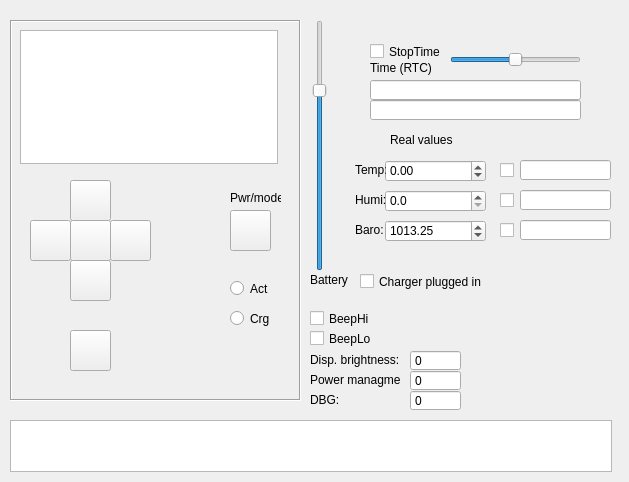
<?xml version="1.0" encoding="UTF-8"?>
<ui version="4.0">
 <class>mainw</class>
 <widget class="QMainWindow" name="mainw">
  <property name="geometry">
   <rect>
    <x>0</x>
    <y>0</y>
    <width>629</width>
    <height>482</height>
   </rect>
  </property>
  <property name="windowTitle">
   <string>mainw</string>
  </property>
  <widget class="QWidget" name="centralWidget">
   <widget class="QSpinBox" name="num_disp_brightness">
    <property name="geometry">
     <rect>
      <x>410</x>
      <y>350</y>
      <width>51</width>
      <height>21</height>
     </rect>
    </property>
    <property name="frame">
     <bool>true</bool>
    </property>
    <property name="readOnly">
     <bool>true</bool>
    </property>
    <property name="buttonSymbols">
     <enum>QAbstractSpinBox::NoButtons</enum>
    </property>
    <property name="maximum">
     <number>256</number>
    </property>
   </widget>
   <widget class="QLabel" name="label_4">
    <property name="geometry">
     <rect>
      <x>310</x>
      <y>350</y>
      <width>91</width>
      <height>20</height>
     </rect>
    </property>
    <property name="text">
     <string>Disp. brightness:</string>
    </property>
   </widget>
   <widget class="QSpinBox" name="num_pwr_mng">
    <property name="geometry">
     <rect>
      <x>410</x>
      <y>370</y>
      <width>51</width>
      <height>21</height>
     </rect>
    </property>
    <property name="frame">
     <bool>true</bool>
    </property>
    <property name="readOnly">
     <bool>true</bool>
    </property>
    <property name="buttonSymbols">
     <enum>QAbstractSpinBox::NoButtons</enum>
    </property>
    <property name="maximum">
     <number>256</number>
    </property>
   </widget>
   <widget class="QLabel" name="label_5">
    <property name="geometry">
     <rect>
      <x>310</x>
      <y>370</y>
      <width>91</width>
      <height>20</height>
     </rect>
    </property>
    <property name="text">
     <string>Power managment:</string>
    </property>
   </widget>
   <widget class="QSlider" name="sld_battery">
    <property name="geometry">
     <rect>
      <x>310</x>
      <y>20</y>
      <width>19</width>
      <height>251</height>
     </rect>
    </property>
    <property name="maximum">
     <number>4095</number>
    </property>
    <property name="value">
     <number>3000</number>
    </property>
    <property name="orientation">
     <enum>Qt::Vertical</enum>
    </property>
   </widget>
   <widget class="QFrame" name="frame">
    <property name="geometry">
     <rect>
      <x>10</x>
      <y>20</y>
      <width>291</width>
      <height>381</height>
     </rect>
    </property>
    <property name="frameShape">
     <enum>QFrame::Box</enum>
    </property>
    <property name="frameShadow">
     <enum>QFrame::Sunken</enum>
    </property>
    <widget class="QGraphicsView" name="grf_display">
     <property name="geometry">
      <rect>
       <x>10</x>
       <y>10</y>
       <width>258</width>
       <height>134</height>
      </rect>
     </property>
     <property name="lineWidth">
      <number>1</number>
     </property>
    </widget>
    <widget class="QLabel" name="label">
     <property name="geometry">
      <rect>
       <x>220</x>
       <y>170</y>
       <width>51</width>
       <height>16</height>
      </rect>
     </property>
     <property name="text">
      <string>Pwr/mode</string>
     </property>
    </widget>
    <widget class="QPushButton" name="btn_power">
     <property name="geometry">
      <rect>
       <x>220</x>
       <y>190</y>
       <width>41</width>
       <height>41</height>
      </rect>
     </property>
     <property name="text">
      <string/>
     </property>
    </widget>
    <widget class="QPushButton" name="btn_up">
     <property name="geometry">
      <rect>
       <x>60</x>
       <y>160</y>
       <width>41</width>
       <height>41</height>
      </rect>
     </property>
     <property name="text">
      <string/>
     </property>
    </widget>
    <widget class="QPushButton" name="btn_left">
     <property name="geometry">
      <rect>
       <x>20</x>
       <y>200</y>
       <width>41</width>
       <height>41</height>
      </rect>
     </property>
     <property name="text">
      <string/>
     </property>
    </widget>
    <widget class="QPushButton" name="btn_down">
     <property name="geometry">
      <rect>
       <x>60</x>
       <y>240</y>
       <width>41</width>
       <height>41</height>
      </rect>
     </property>
     <property name="text">
      <string/>
     </property>
    </widget>
    <widget class="QPushButton" name="btn_right">
     <property name="geometry">
      <rect>
       <x>100</x>
       <y>200</y>
       <width>41</width>
       <height>41</height>
      </rect>
     </property>
     <property name="text">
      <string/>
     </property>
    </widget>
    <widget class="QPushButton" name="btn_ok">
     <property name="geometry">
      <rect>
       <x>60</x>
       <y>200</y>
       <width>41</width>
       <height>41</height>
      </rect>
     </property>
     <property name="text">
      <string/>
     </property>
    </widget>
    <widget class="QPushButton" name="btn_esc">
     <property name="geometry">
      <rect>
       <x>60</x>
       <y>310</y>
       <width>41</width>
       <height>41</height>
      </rect>
     </property>
     <property name="text">
      <string/>
     </property>
    </widget>
    <widget class="QRadioButton" name="rb_led_activity">
     <property name="geometry">
      <rect>
       <x>220</x>
       <y>260</y>
       <width>41</width>
       <height>17</height>
      </rect>
     </property>
     <property name="text">
      <string>Act</string>
     </property>
     <property name="autoExclusive">
      <bool>false</bool>
     </property>
    </widget>
    <widget class="QRadioButton" name="rb_led_charging">
     <property name="geometry">
      <rect>
       <x>220</x>
       <y>290</y>
       <width>41</width>
       <height>17</height>
      </rect>
     </property>
     <property name="text">
      <string>Crg</string>
     </property>
     <property name="autoExclusive">
      <bool>false</bool>
     </property>
    </widget>
   </widget>
   <widget class="QLabel" name="label_6">
    <property name="geometry">
     <rect>
      <x>310</x>
      <y>270</y>
      <width>41</width>
      <height>20</height>
     </rect>
    </property>
    <property name="text">
     <string>Battery</string>
    </property>
   </widget>
   <widget class="QSpinBox" name="num_dbg">
    <property name="geometry">
     <rect>
      <x>410</x>
      <y>390</y>
      <width>51</width>
      <height>21</height>
     </rect>
    </property>
    <property name="frame">
     <bool>true</bool>
    </property>
    <property name="readOnly">
     <bool>true</bool>
    </property>
    <property name="buttonSymbols">
     <enum>QAbstractSpinBox::NoButtons</enum>
    </property>
    <property name="minimum">
     <number>-1000000</number>
    </property>
    <property name="maximum">
     <number>1000000</number>
    </property>
   </widget>
   <widget class="QLabel" name="label_9">
    <property name="geometry">
     <rect>
      <x>310</x>
      <y>390</y>
      <width>91</width>
      <height>20</height>
     </rect>
    </property>
    <property name="text">
     <string>DBG:</string>
    </property>
   </widget>
   <widget class="QCheckBox" name="cb_beepHi">
    <property name="geometry">
     <rect>
      <x>310</x>
      <y>310</y>
      <width>70</width>
      <height>17</height>
     </rect>
    </property>
    <property name="text">
     <string>BeepHi</string>
    </property>
   </widget>
   <widget class="QCheckBox" name="cb_beepLo">
    <property name="geometry">
     <rect>
      <x>310</x>
      <y>330</y>
      <width>70</width>
      <height>17</height>
     </rect>
    </property>
    <property name="text">
     <string>BeepLo</string>
    </property>
   </widget>
   <widget class="QDoubleSpinBox" name="num_temperature">
    <property name="geometry">
     <rect>
      <x>385</x>
      <y>160</y>
      <width>101</width>
      <height>22</height>
     </rect>
    </property>
    <property name="minimum">
     <double>-40.000000000000000</double>
    </property>
    <property name="maximum">
     <double>88.000000000000000</double>
    </property>
    <property name="singleStep">
     <double>0.100000000000000</double>
    </property>
   </widget>
   <widget class="QDoubleSpinBox" name="num_humidity">
    <property name="geometry">
     <rect>
      <x>385</x>
      <y>190</y>
      <width>101</width>
      <height>22</height>
     </rect>
    </property>
    <property name="decimals">
     <number>1</number>
    </property>
    <property name="minimum">
     <double>0.000000000000000</double>
    </property>
    <property name="maximum">
     <double>100.000000000000000</double>
    </property>
    <property name="singleStep">
     <double>0.100000000000000</double>
    </property>
   </widget>
   <widget class="QDoubleSpinBox" name="num_pressure">
    <property name="geometry">
     <rect>
      <x>385</x>
      <y>220</y>
      <width>101</width>
      <height>22</height>
     </rect>
    </property>
    <property name="decimals">
     <number>2</number>
    </property>
    <property name="minimum">
     <double>500.000000000000000</double>
    </property>
    <property name="maximum">
     <double>1100.000000000000000</double>
    </property>
    <property name="singleStep">
     <double>0.100000000000000</double>
    </property>
    <property name="value">
     <double>1013.250000000000000</double>
    </property>
   </widget>
   <widget class="QLabel" name="label_2">
    <property name="geometry">
     <rect>
      <x>390</x>
      <y>130</y>
      <width>81</width>
      <height>20</height>
     </rect>
    </property>
    <property name="text">
     <string>Real values</string>
    </property>
   </widget>
   <widget class="QLabel" name="label_3">
    <property name="geometry">
     <rect>
      <x>355</x>
      <y>160</y>
      <width>31</width>
      <height>20</height>
     </rect>
    </property>
    <property name="text">
     <string>Temp:</string>
    </property>
   </widget>
   <widget class="QLabel" name="label_7">
    <property name="geometry">
     <rect>
      <x>355</x>
      <y>190</y>
      <width>31</width>
      <height>20</height>
     </rect>
    </property>
    <property name="text">
     <string>Humi:</string>
    </property>
   </widget>
   <widget class="QLabel" name="label_8">
    <property name="geometry">
     <rect>
      <x>355</x>
      <y>220</y>
      <width>31</width>
      <height>20</height>
     </rect>
    </property>
    <property name="text">
     <string>Baro:</string>
    </property>
   </widget>
   <widget class="QLineEdit" name="tb_time">
    <property name="geometry">
     <rect>
      <x>370</x>
      <y>80</y>
      <width>211</width>
      <height>20</height>
     </rect>
    </property>
   </widget>
   <widget class="QLabel" name="label_10">
    <property name="geometry">
     <rect>
      <x>370</x>
      <y>60</y>
      <width>61</width>
      <height>16</height>
     </rect>
    </property>
    <property name="text">
     <string>Time (RTC):</string>
    </property>
   </widget>
   <widget class="QCheckBox" name="cb_stop_time">
    <property name="geometry">
     <rect>
      <x>370</x>
      <y>40</y>
      <width>75</width>
      <height>23</height>
     </rect>
    </property>
    <property name="text">
     <string>StopTime</string>
    </property>
   </widget>
   <widget class="QLineEdit" name="tb_alarm">
    <property name="geometry">
     <rect>
      <x>370</x>
      <y>100</y>
      <width>211</width>
      <height>20</height>
     </rect>
    </property>
   </widget>
   <widget class="QSlider" name="sl_clock_simu">
    <property name="geometry">
     <rect>
      <x>450</x>
      <y>50</y>
      <width>131</width>
      <height>19</height>
     </rect>
    </property>
    <property name="maximum">
     <number>10</number>
    </property>
    <property name="value">
     <number>5</number>
    </property>
    <property name="orientation">
     <enum>Qt::Horizontal</enum>
    </property>
   </widget>
   <widget class="QGraphicsView" name="grf_power">
    <property name="geometry">
     <rect>
      <x>10</x>
      <y>420</y>
      <width>602</width>
      <height>52</height>
     </rect>
    </property>
    <property name="lineWidth">
     <number>1</number>
    </property>
   </widget>
   <widget class="QCheckBox" name="cb_charge">
    <property name="geometry">
     <rect>
      <x>360</x>
      <y>270</y>
      <width>131</width>
      <height>23</height>
     </rect>
    </property>
    <property name="text">
     <string>Charger plugged in</string>
    </property>
   </widget>
   <widget class="QCheckBox" name="cb_sensread_temp">
    <property name="geometry">
     <rect>
      <x>500</x>
      <y>162</y>
      <width>21</width>
      <height>17</height>
     </rect>
    </property>
    <property name="text">
     <string/>
    </property>
   </widget>
   <widget class="QCheckBox" name="cb_sensread_hygro">
    <property name="geometry">
     <rect>
      <x>500</x>
      <y>192</y>
      <width>21</width>
      <height>17</height>
     </rect>
    </property>
    <property name="text">
     <string/>
    </property>
   </widget>
   <widget class="QCheckBox" name="cb_sensread_baro">
    <property name="geometry">
     <rect>
      <x>500</x>
      <y>222</y>
      <width>21</width>
      <height>17</height>
     </rect>
    </property>
    <property name="text">
     <string/>
    </property>
   </widget>
   <widget class="QLineEdit" name="tb_shed_temp">
    <property name="geometry">
     <rect>
      <x>520</x>
      <y>160</y>
      <width>91</width>
      <height>20</height>
     </rect>
    </property>
   </widget>
   <widget class="QLineEdit" name="tb_shed_rh">
    <property name="geometry">
     <rect>
      <x>520</x>
      <y>190</y>
      <width>91</width>
      <height>20</height>
     </rect>
    </property>
   </widget>
   <widget class="QLineEdit" name="tb_shed_press">
    <property name="geometry">
     <rect>
      <x>520</x>
      <y>220</y>
      <width>91</width>
      <height>20</height>
     </rect>
    </property>
   </widget>
  </widget>
 </widget>
 <layoutdefault spacing="6" margin="11"/>
 <resources/>
 <connections/>
</ui>
